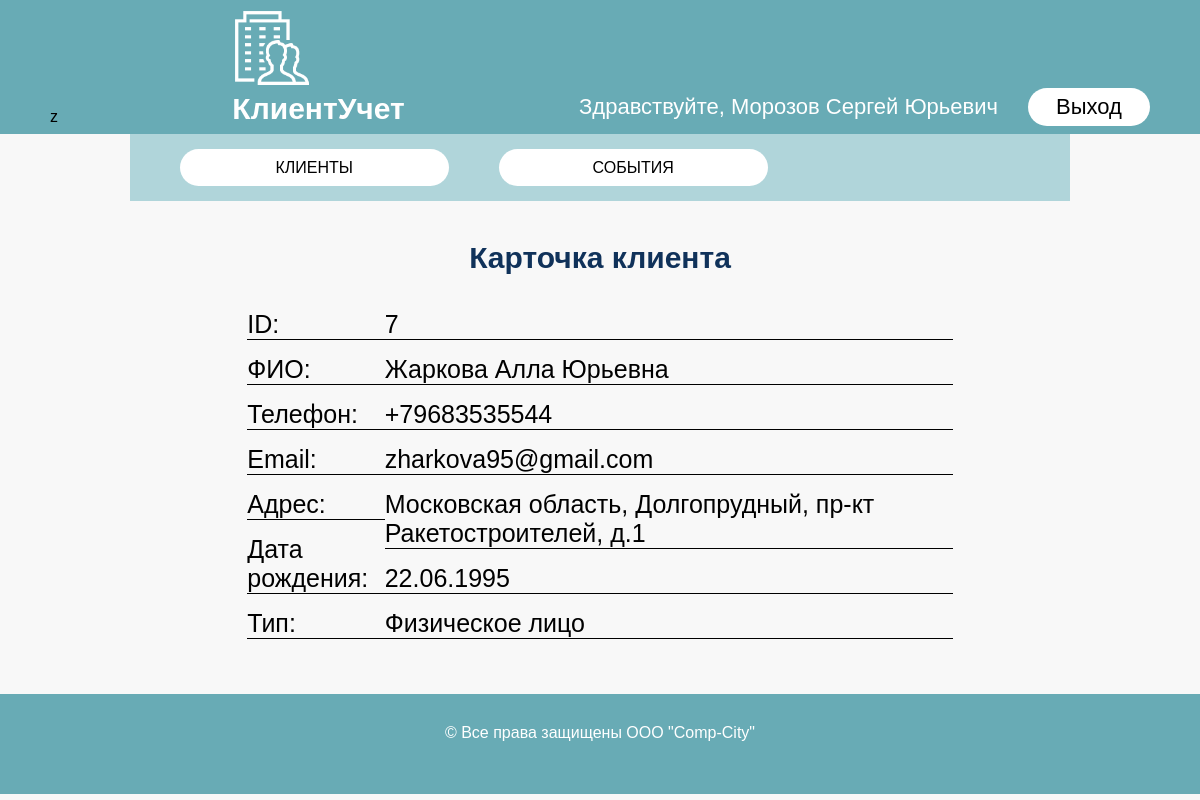
/card_client.php?id=7 (signed in), run on the app's committed database.
### tables this page shows
CREATE TABLE `clients` (
  `id_client` int NOT NULL,
  `fio_client` varchar(255) NOT NULL,
  `phone` varchar(255) NOT NULL,
  `email` varchar(255) DEFAULT NULL,
  `address` text NOT NULL,
  `birthday` date NOT NULL,
  `type` int NOT NULL
);

### card_client.php (the view, shortened to what this page needs)
<?php
    require_once "php\connection.php";
    $getIdClient = $_GET['id'];
    $queryClient = mysqli_query($link, "SELECT `id_client`, `fio_client`, `phone`, `email`, `address`, `birthday`, `type` FROM `clients` WHERE `id_client` = $getIdClient");
    $client = mysqli_fetch_assoc($queryClient);
    $fio = $client['fio_client'];
    $phone = $client['phone'];
    $email = $client['email'];
    $address = $client['address'];
    $birthday = $client['birthday'];
    $timestamp = strtotime($birthday);
    $birthday = date('d.m.Y', $timestamp);
    $type = $client['type'];
    if($type == 1){
        $type = "Физическое лицо";
    }
    elseif ($type == 2) {
        $type = "Юридическое лицо";
    }
?>
<!DOCTYPE html>
<html lang="ru">
<head>
    <link rel="stylesheet" href="css\style.css">
</head>
<body>
    <header>z
        <div class="title">
            <img src="img\logo.png" alt="logo" class="logo">
            <h1 class="title">КлиентУчет</h1>
        </div>
        <div class="name-out">
        <p class="name">Здравствуйте, <?=$_SESSION['fio']?></p>
            <a href="php\logout.php" class="out">Выход</a>
        </div>
    </header>
    <main>
        <nav>
            <a href="clients.php" class="menu">КЛИЕНТЫ</a>
            <a href="events.php" class="menu">СОБЫТИЯ</a>
        </nav>
        <div class="container">
            <h3 class="enter">Карточка клиента</h3>
            <div class="param">
                <div class="parameters">
                    <p class="param">ID:</p>
                    <p class="param">ФИО:</p>
                    <p class="param">Телефон:</p>
                    <p class="param">Email:</p>
                    <p class="param">Адрес:</p>
                    <p class="param">Дата рождения:</p>
                    <p class="param">Тип:</p>
                </div>
                <div class="in-parameters">
                    <p class="in"><?=$getIdClient?></p>
                    <p class="in"><?=$fio?></p>
                    <p class="in"><?=$phone?></p>
                    <p class="in"><?=$email?></p>
                    <p class="in"><?=$address?></p>
                    <p class="in"><?=$birthday?></p>
                    <p class="in"><?=$type?></p>
                </div>
            </div>
        </div>
    </main>
    <footer>
        <p class="comp">&copy; Все права защищены OOO "Comp-City"</p>
    </footer>
</body>
</html>

### css/style.css (style rules this page uses)
* { margin: 0; padding: 0; box-sizing: border-box; }
a { text-decoration: none; color: black; }
html, body { height: 100%; width: 100%; background: #F8F8F8; }
body { font-family: sans-serif; min-height: 100%; width: 100%; display: flex; flex-direction: column; align-items: center; }
main { background: #F8F8F8; }
header { display: flex; justify-content: space-between; margin: 0 auto; align-items: flex-end; padding: 8px 50px; background: #68ABB5; width: 100%; }
p.name { margin-right: 30px; color: white; }
a.out { width: 122px; padding: 6px 0px; background: #ffffff; border-radius: 23px; color: #000000; display: flex; align-content: center; justify-content: center; transition: all 0.6s ease; cursor: pointer; }
a.menu { border-radius: 23px; color: #000000; transition: all 0.6s ease; cursor: pointer; text-align: center; width: 269px; padding: 10px; margin-right: 50px; background: #FFFFFF; border-radius: 30px; height: 37px; }
img.logo { width: 80px; height: 80px; }
nav { display: flex; margin: 0 auto; padding: 15px 50px; background: #B0D5DA; }
h1.title { font-size: 30px; color: white; }
div.name-out { display: flex; justify-content: center; align-items: center; font-size: 22px; }
div.container { display: flex; flex-direction: column; margin: 0 auto; max-width: 1120px; justify-content: center; align-items: center; padding: 40px 0px; }
h3.enter { font-size: 30px; padding-bottom: 35px; color: #10325A; }
div.param { display: flex; justify-content: space-between; width: 75%; font-size: 25px; }
p.param, p.in { margin-bottom: 15px; border-bottom: 1px solid black; width: 100%; }
footer { height: 100px; width: 100%; padding: 30px 15px; background: #68ABB5; display: flex; justify-content: center; color: white; font-size: 16px; }

### data on the page
clients: fio_client "Жаркова Алла Юрьевна", phone "+79683535544", email "zharkova95@gmail.com", address "Московская область, Долгопрудный, пр-кт Ракетостроителей, д.1", birthday "22.06.1995", type "Физическое лицо"

### other printed values
$_SESSION['fio'] "Морозов Сергей Юрьевич"
$getIdClient "7"
